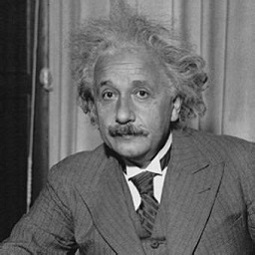
#> input picture hw1/pic/einstein.jpg, 255 x 255 px, found by its file name
$ python Hw1_Ans6.py
#> lines starting #> are read from the running program, lines starting #| are printed output that depends on the picture
import cv2 as cv
import numpy as np

### PART 1 ###
einstein = cv.imread('./einstein.jpg',cv.IMREAD_GRAYSCALE)
#> einstein is the input picture: shape (255, 255); min 0, max 255, mean 101.8
peppers = cv.imread('./peppers.jpg',cv.IMREAD_GRAYSCALE)
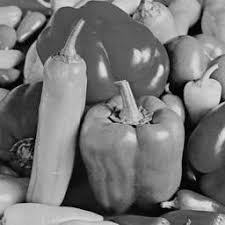
#> input picture hw1/pic/peppers.jpg, 225 x 225 px, found by its file name
#> peppers is the input picture: shape (225, 225); min 0, max 233, mean 116

### PART 2 ###
J = np.append(peppers[:,:126],einstein[:225,126:],axis = 1)
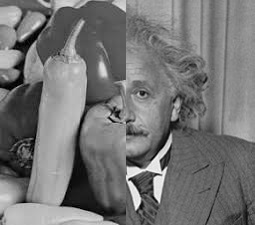
#> J: shape (225, 255); min 0, max 255, mean 116.8
cv.imshow('peptein',J)
cv.imwrite('peptein.jpg',J)

### PART 3 ###
J_neg = 255 - J
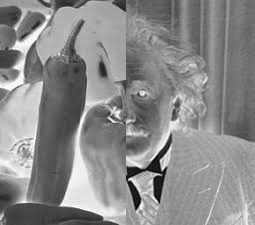
#> J_neg: shape (225, 255); min 0, max 255, mean 138.2
cv.imshow('negative',J_neg)
cv.imwrite('negative_einstein.jpg',J_neg)

### PART 4 ###
peppers_color = cv.imread('./peppers_color.png',cv.IMREAD_COLOR)
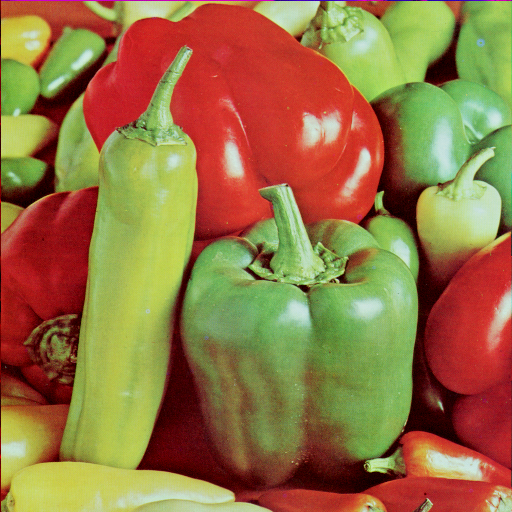
#> input picture hw1/pic/peppers_color.png, 512 x 512 px, found by its file name
#> peppers_color is the input picture: shape (512, 512, 3); mean B, G, R 66.5, 115.6, 149.8
#print(np.shape(peppers_color))
blue_pepper = peppers_color[:,:,0]
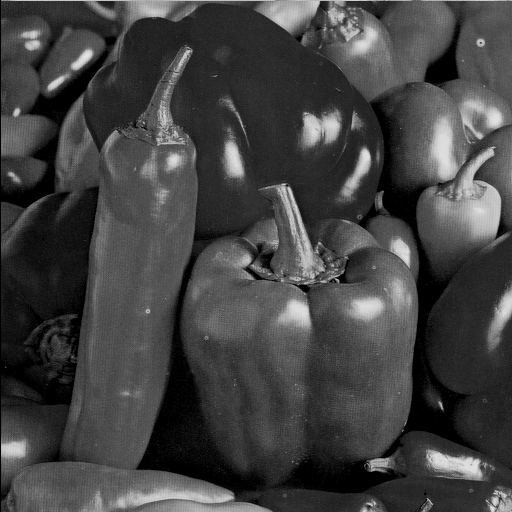
#> blue_pepper: shape (512, 512); min 0, max 229, mean 66.5
green_pepper = peppers_color[:,:,1]
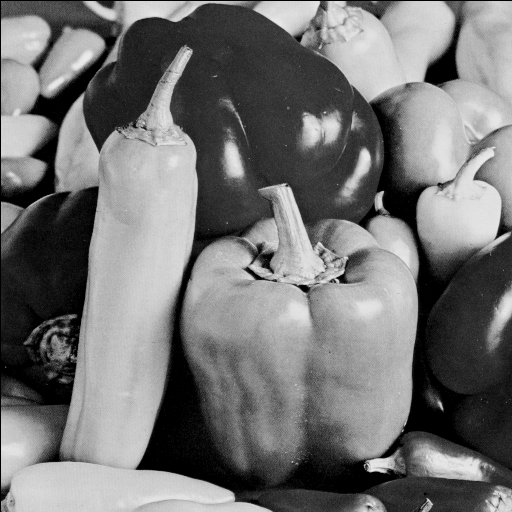
#> green_pepper: shape (512, 512); min 0, max 237, mean 115.6
red_pepper = peppers_color[:,:,2]
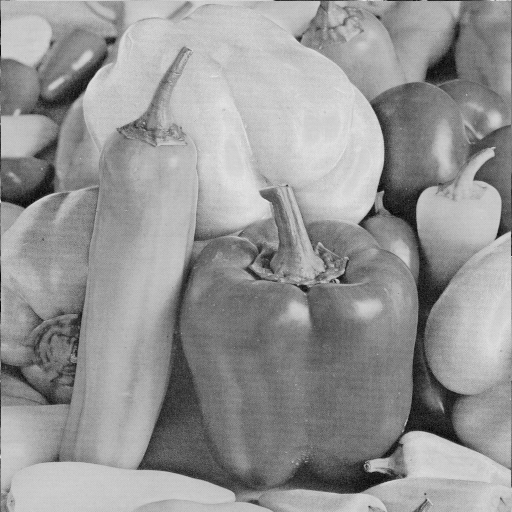
#> red_pepper: shape (512, 512); min 0, max 231, mean 149.8

cv.imshow('blue_pepper',blue_pepper)
cv.imwrite('blue_pepper.jpg',blue_pepper)

cv.imshow('green_pepper',green_pepper)
cv.imwrite('green_pepper.jpg',green_pepper)

cv.imshow('red_pepper',red_pepper)
cv.imwrite('red_pepper.jpg',red_pepper)
